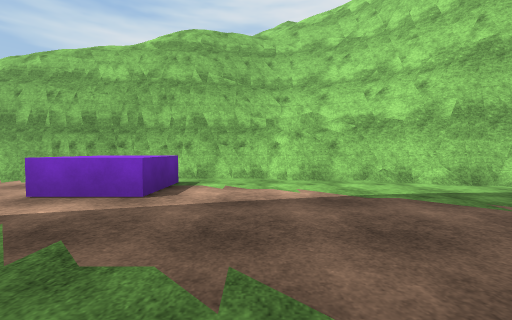
view 1 (above)

20 first-person views from a walk through a Unity game level. The camera is 1.2 m above the floor, tilts 2° down and sees 90° across. Doors are open. The floor is counted in squares, 2 m on a side. Each view is taken from the middle of a square. On the plan, view 1 faces up. The plan holds only what a view shows up to about 9 squares ahead; the rest is blank. The place goes on beyond the plan. The player character is not drawn. Surface patterns are stand-ins for the level's own textures.

view 2
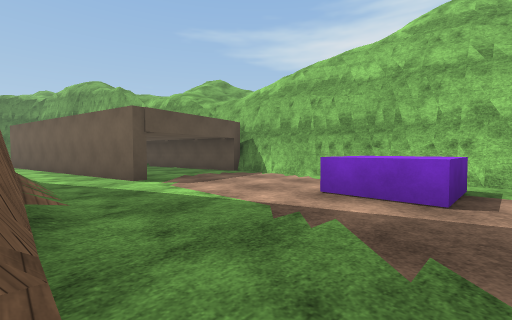

view 3
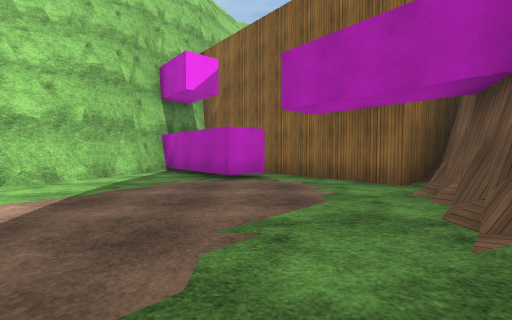

view 4
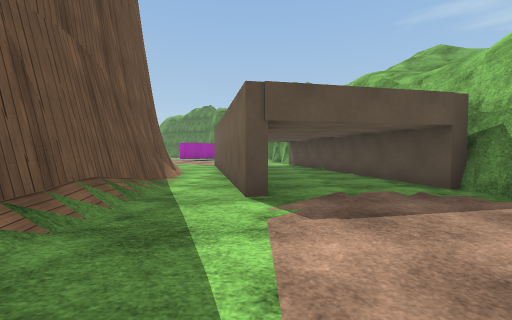

view 5
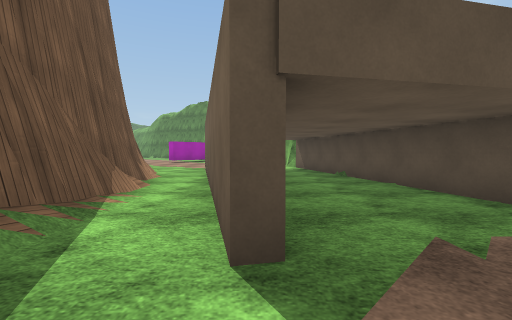

view 6
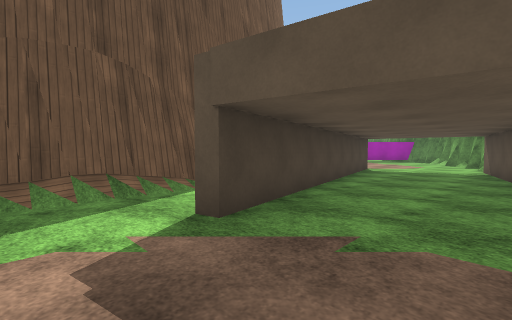

view 7
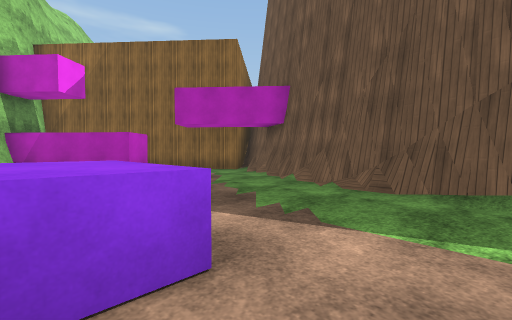

view 8
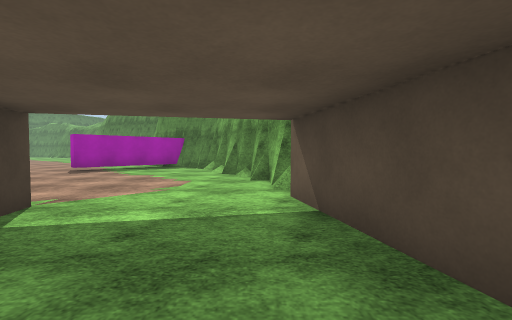

view 9
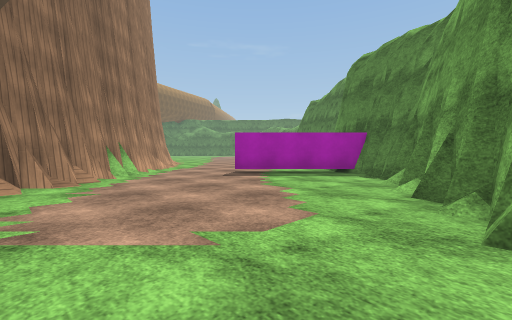

view 10
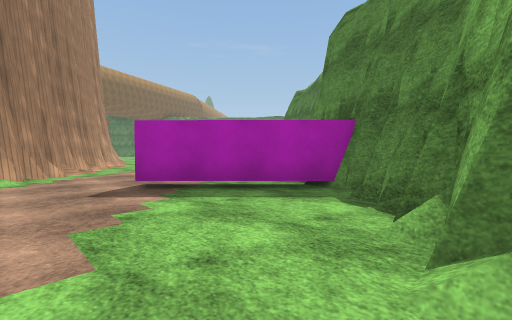

view 11
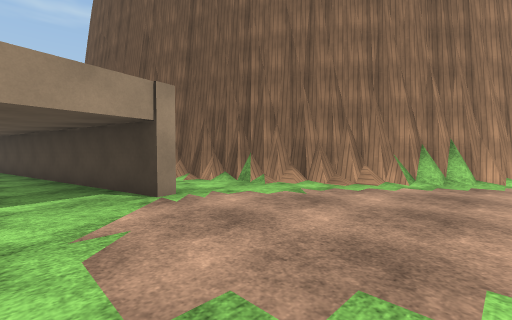

view 12
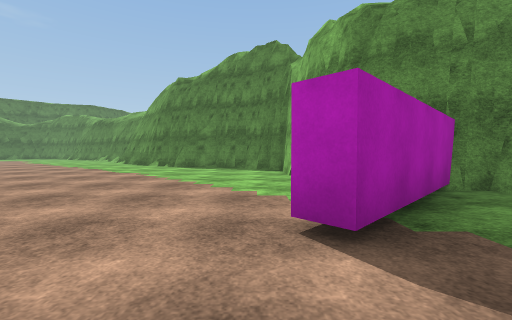

view 13
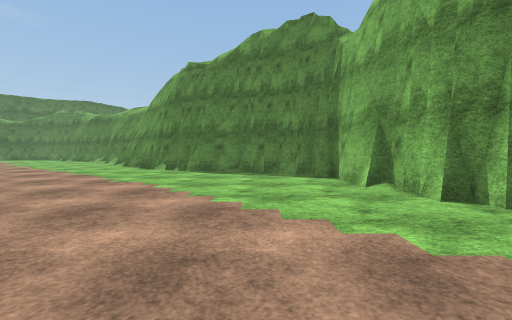

view 14
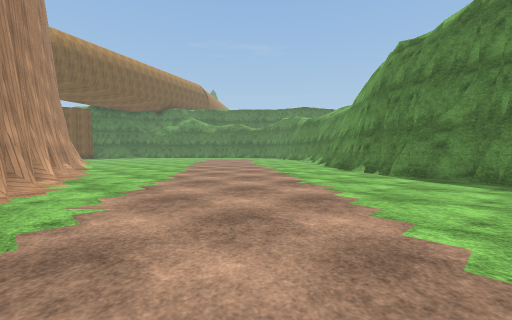

view 15
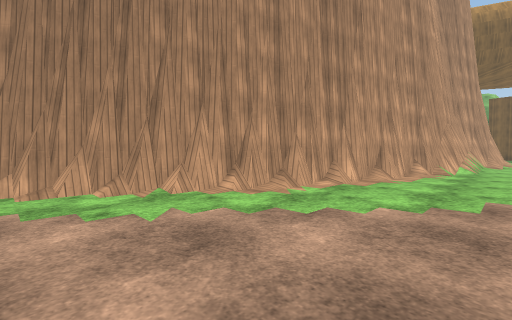

view 16
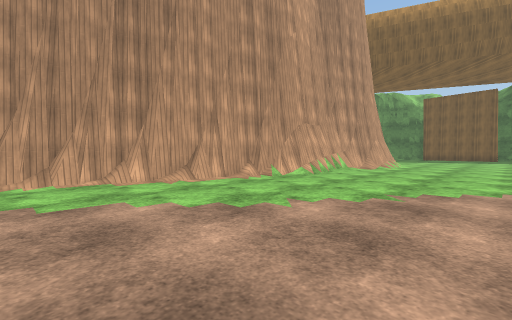

view 17
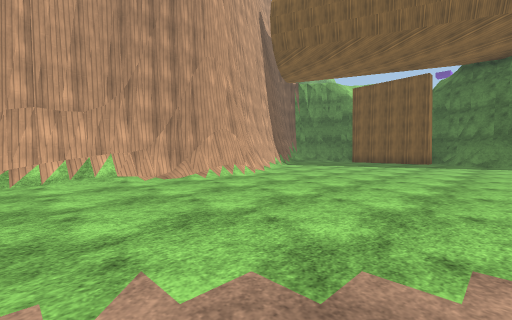

view 18
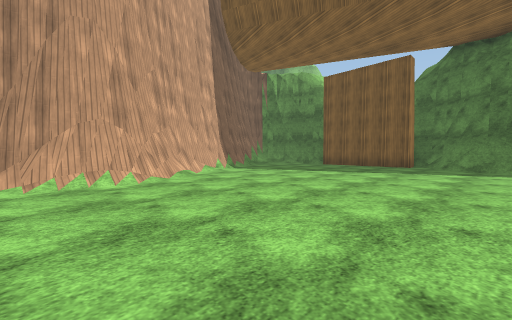

view 19
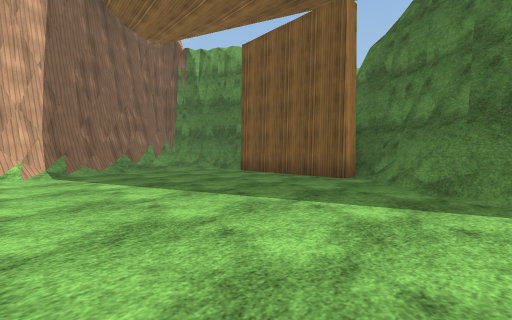

view 20
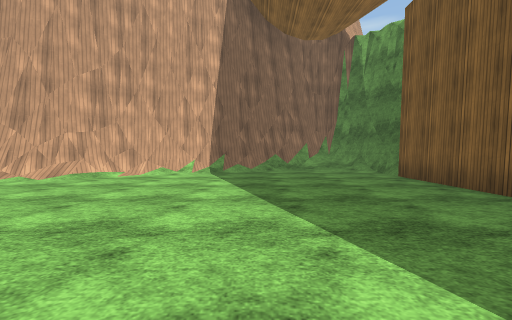

### Floor plan
Key: @ floor where view 1 was taken; # wall or solid block; . floor; / step, stairs or slope; ^ raised ledge; T thing the floor can be seen under or through.
Columns run from 28 left of view 1 to 5 right of it. Each row starts with its distance up from view 1.
  6                      ###########
  5                  #####.........###
  4            #######.......^^......#
  3           ##.....................#
  2         ###........###..........##
  1        ##......#####............##
  0        TT..........#######..@...##
 -1     ###.TT...../####     ####..##
 -2   ###//..T..../##           #####
 -3  ##..........###
 -4  #..........##
 -5  #.........##
 -6 ##........##
 -7 #........##
 -8 #........#
 -9 ........##
-10 ........#
-11 ........#
-12 .......##
-13   .....#
-14   ....##
-15 ......#
-16 ......#
-17 ......#
-18 ...../#
-19 ...../#
-20 ...../#
-21 ......##
-22 .......#
-23 .......##
-24 ........#
-25 ........##
-26 ......../#
-27 ......../#
-28 ##....../#
-29  #########

Where each view was taken, in squares from view 1:
view 1: 0 up, 0 right, facing up
view 2: 0 up, 1 left, facing up-left
view 3: 1 up, 2 left, facing right
view 4: 2 up, 3 left, facing left
view 5: 2 up, 5 left, facing left
view 6: 4 up, 5 left, facing down-left
view 7: 4 up, 4 left, facing down-right
view 8: 3 up, 11 left, facing left
view 9: 3 up, 14 left, facing down-left
view 10: 2 up, 17 left, facing down-left
view 11: 2 up, 17 left, facing down-right
view 12: 3 down, 17 left, facing left
view 13: 4 down, 19 left, facing left
view 14: 4 down, 20 left, facing down-left
view 15: 6 down, 23 left, facing down-right
view 16: 9 down, 26 left, facing down-right
view 17: 15 down, 28 left, facing down-right
view 18: 18 down, 28 left, facing down-right
view 19: 23 down, 28 left, facing down-right
view 20: 25 down, 28 left, facing right
